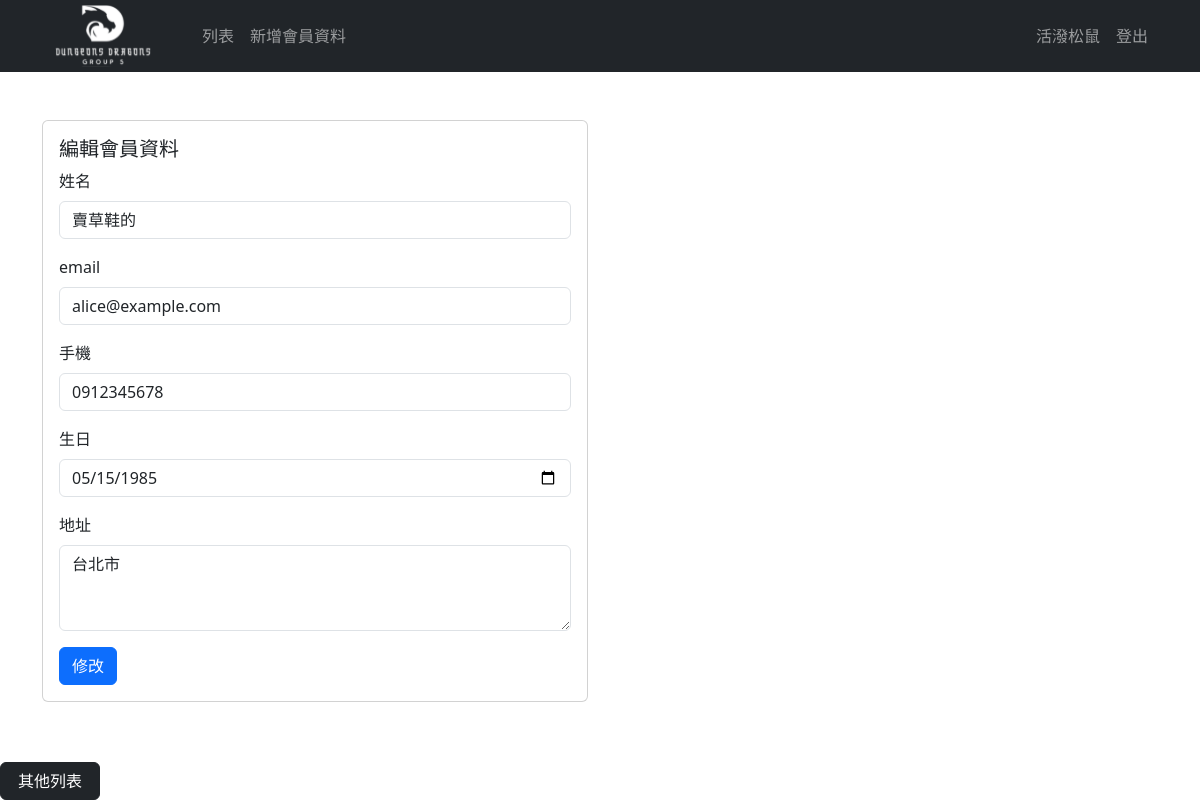
Page /user_CRUD/edit.php?user_id=20240023 (signed in) on the committed database.
### tables this page shows
CREATE TABLE `userinfo` (
  `user_id` int NOT NULL,
  `user_name` varchar(255) NOT NULL,
  `email` varchar(255) NOT NULL,
  `password` varchar(255) NOT NULL DEFAULT '$2y$10$VdDD5gG8/YhOVyFde/gICeRQ7H870h46ELekpRE1NXRAfBvH9Huki',
  `nick_name` varchar(255) DEFAULT NULL,
  `user_img` varchar(255) DEFAULT NULL,
  `birthday` date DEFAULT NULL,
  `create_day` datetime NOT NULL,
  `last_date` datetime DEFAULT NULL,
  `qr_img` varchar(255) DEFAULT NULL,
  `mobile` varchar(255) DEFAULT NULL,
  `line_id` varchar(255) DEFAULT NULL,
  `postal_code` int DEFAULT NULL,
  `address` varchar(255) DEFAULT NULL,
  `recipient` varchar(255) DEFAULT NULL,
  `contact_number` varchar(255) DEFAULT NULL,
  `store_firm` varchar(255) DEFAULT NULL,
  `store_id` varchar(255) DEFAULT NULL,
  `history_id` int DEFAULT NULL,
  `note` varchar(255) DEFAULT NULL
);

### user_CRUD/edit.php (the view, shortened to what this page needs)
<?php
require __DIR__ . '/db-connect.php';
$user_id = isset($_GET['user_id']) ? intval($_GET['user_id']) : 0;
$sql = "SELECT * FROM userinfo WHERE user_id=$user_id";
$r = $pdo->query($sql)->fetch();
?>
<?php include __DIR__ . "/parts/html-head.php"; ?>
<?php include __DIR__ . "/parts/navbar.php"; ?>
<div class="container">
  <div class="row">
    <div class="col-6">
      <div class="card">
        <div class="card-body">
          <h5 class="card-title">編輯會員資料</h5>
          <form name="form1" onsubmit="sendData(event)" novalidate>
            <div class="mb-3">
              <label for="name" class="form-label">姓名</label>
              <input type="text" class="form-control" name="name" value="<?= htmlentities($r['user_name']) ?>" id="name" required>
            </div>
            <div class="mb-3">
              <label for="email" class="form-label">email</label>
              <input type="email" class="form-control" name="email" value="<?= $r['email'] ?>" id="email">
            </div>
            <div class="mb-3">
              <label for="mobile" class="form-label">手機</label>
              <input type="text" class="form-control" name="mobile" value="<?= $r['mobile'] ?>" id="mobile">
            </div>
            <div class="mb-3">
              <label for="birthday" class="form-label">生日</label>
              <input type="date" class="form-control" name="birthday" value="<?= $r['birthday'] ?>" id="birthday">
            </div>
            <div class="mb-3">
              <label for="address" class="form-label">地址</label>
              <textarea class="form-control" name="address" id="address" rows="3"><?= htmlentities($r['address']) ?></textarea>
            </div>
            <button type="submit" class="btn btn-primary">修改</button>
          </form>
        </div>
      </div>
    </div>
  </div>
</div>
<?php include __DIR__ . "/parts/html-foot.php"; ?>

### rows in the picture
userinfo: name "賣草鞋的", email "alice@example.com", mobile "0912345678", birthday "05/15/1985", address "台北市"

### other values in the picture
$_SESSION["admin"]['nick_name'] "活潑松鼠"
